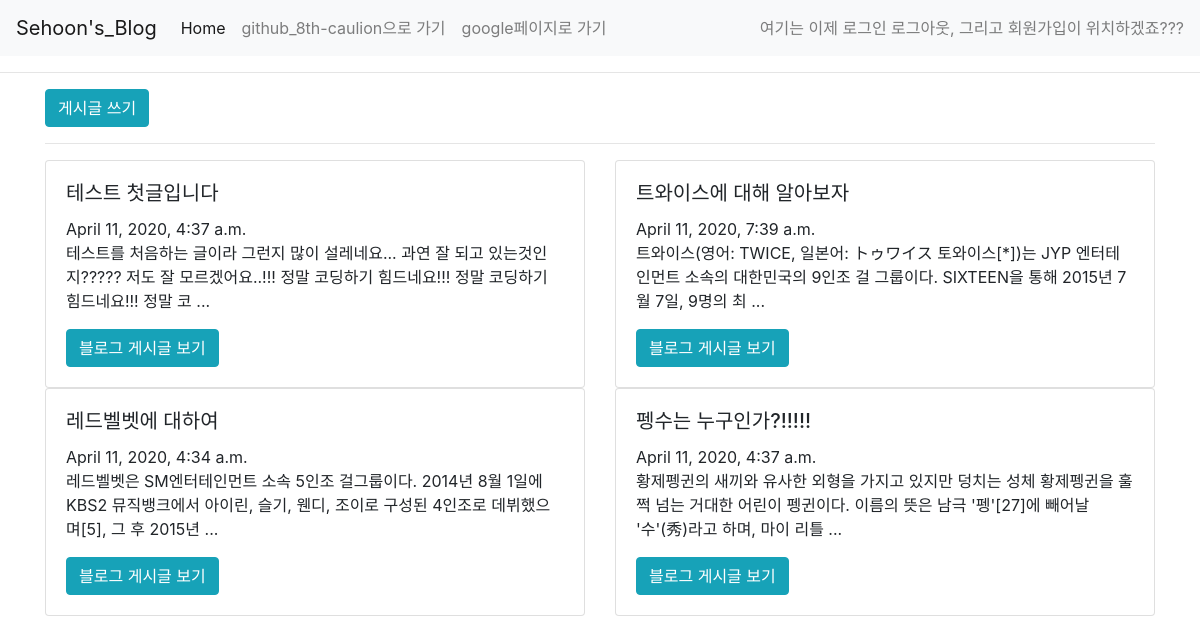
Before: / with the older database file.
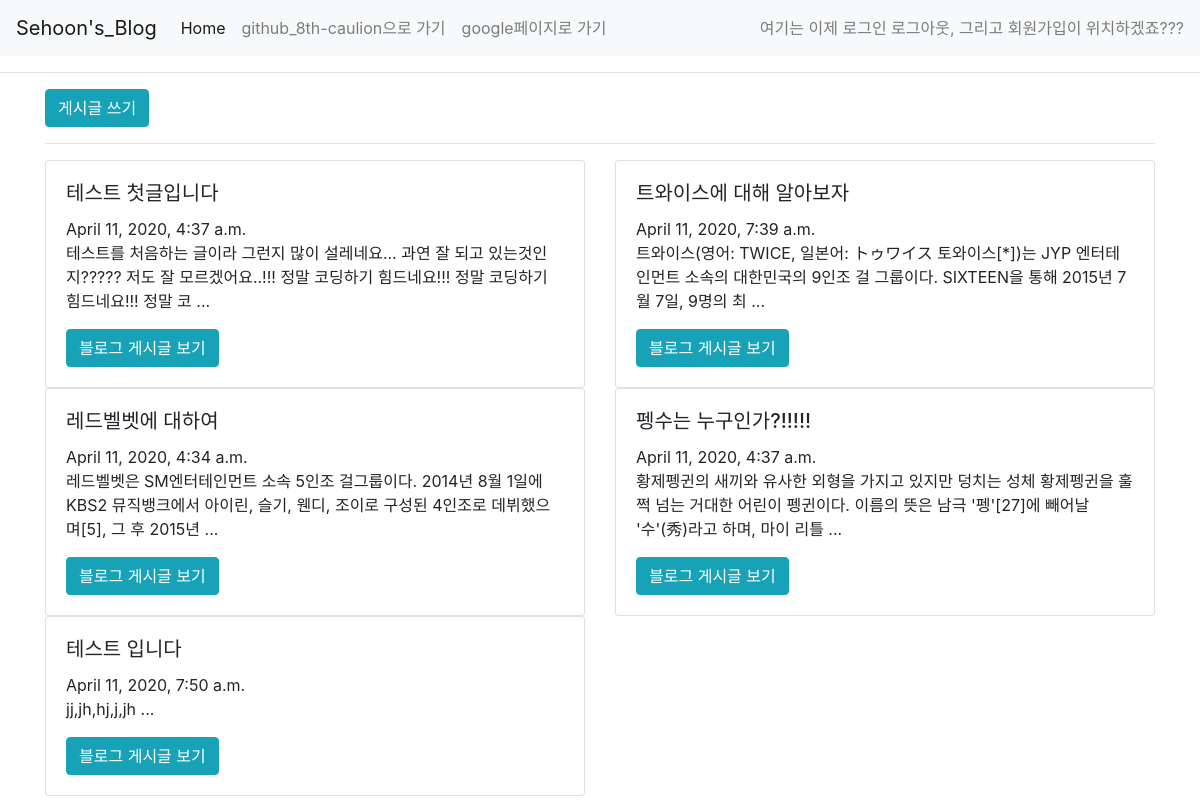
After: the same page with the newer database file.
### blogpost/models.py (models this page shows, shortened)
class Blog(models.Model):
    title = models.CharField(max_length = 200)
    pub_date = models.DateTimeField('date published')
    body = models.TextField()
    def summary(self):
        return self.body[:100]

### blogpost/views.py (the view)
# urls.py: 2. Add a URL to urlpatterns:  path('', views.home, name='home')
def home(request):
    blogs = Blog.objects #쿼리셋 개념 알아야됨!! 꼭꼭
    return render(request, 'home.html', {'blogs' : blogs})

### blogpost/templates/home.html
{% extends 'base.html' %}
{% block content %}
<a href="{% url 'new' %}"><button type="button" class="btn btn-info">게시글 쓰기</button></a>
<hr>
<div class="row">
    {% for blog in blogs.all %}
    <div class="col-sm-6">
        <div class="card" >
            <div class="card-body">
                <h5 class="card-title">{{blog.title}}</h5>
                {{blog.pub_date}}
                <p class="card-text">{{blog.summary}} ...</p>
                <a href="{% url 'detail' blog.id %}" class="btn btn-info">블로그 게시글 보기</a>
            </div>
        </div>
    </div>
    {% endfor %}
</div>
{% endblock content %}

### blogpost/templates/base.html (shortened to what this page needs)
<!DOCTYPE html>
<html lang="en">
<head>
    <link rel="stylesheet" href="https://stackpath.bootstrapcdn.com/bootstrap/4.4.1/css/bootstrap.min.css"
>
    <link rel="stylesheet" href="../static/css/base.css">
</head>
<body>
    <nav class="navbar navbar-expand-lg navbar-light bg-light">
        <a class="navbar-brand" href="#">Sehoon's_Blog</a>
        <div class="collapse navbar-collapse" id="navbarText">
            <ul class="navbar-nav mr-auto">
                <li class="nav-item active">
                    <a class="nav-link" href="{% url 'home' %}">Home <span class="sr-only">(current)</span></a>
                </li>
                <li class="nav-item">
                    <a class="nav-link" href="https://github.com/8th-caulion">github_8th-caulion으로 가기</a>
                </li>
                <li class="nav-item">
                    <a class="nav-link" href="https://google.com">google페이지로 가기</a>
                </li>
            </ul>
            <span class="navbar-text">
                여기는 이제 로그인 로그아웃, 그리고 회원가입이 위치하겠죠???
            </span>
        </div>
    </nav>
    <hr>
    <div class="container">
        {% block content %}
        {% endblock content %}
    </div>
</body>
</html>

Changed rows visible on the page:
added Blog: title "테스트 입니다", pub_date "April 11, 2020, 7:50 a.m.", summary "jj,jh,hj,j,jh"
